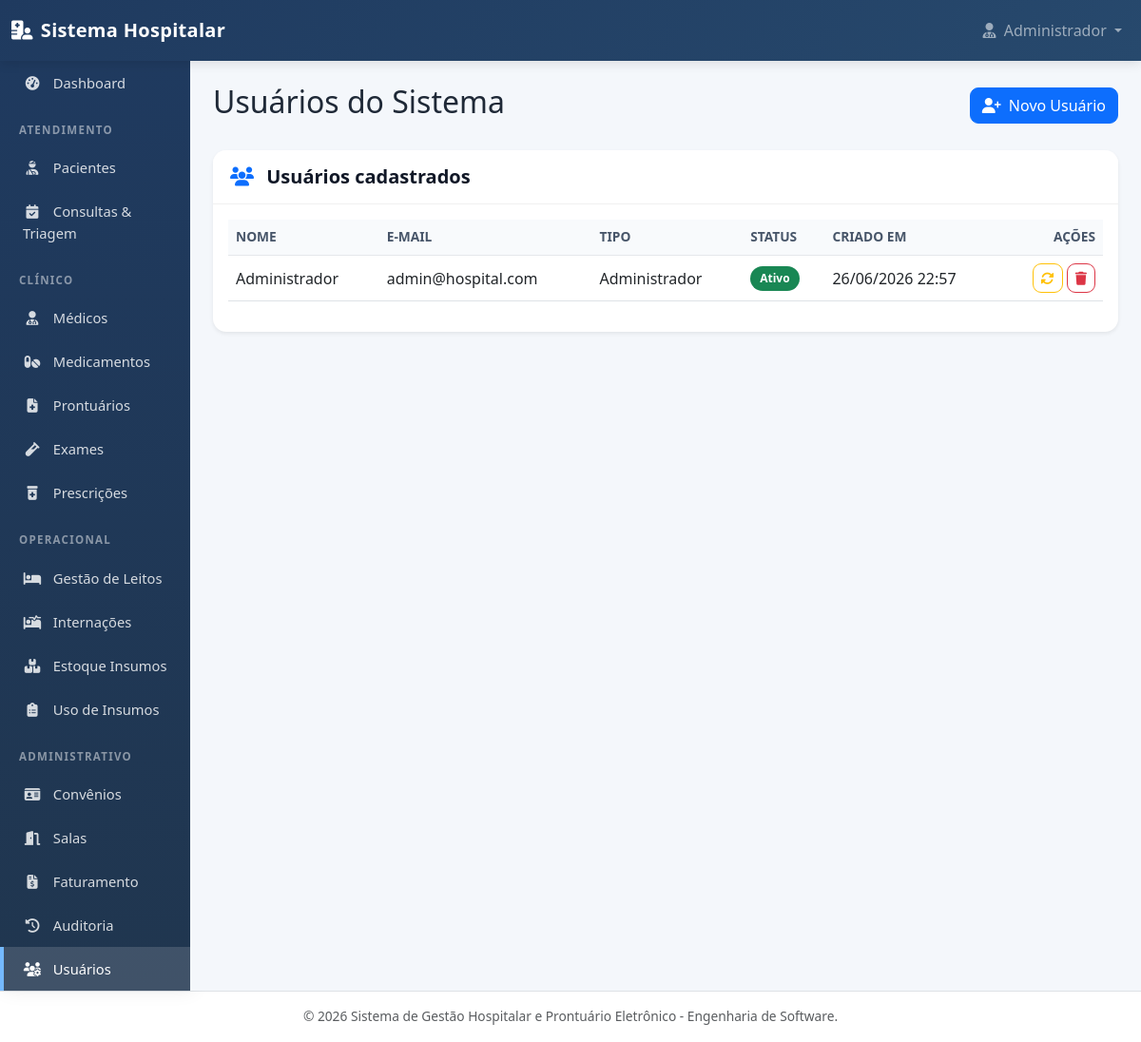
/usuarios.php (signed in), run on the app's committed database.
### tables this page shows
CREATE TABLE usuarios (
    id_usuario INT AUTO_INCREMENT PRIMARY KEY,
    nome VARCHAR(100) NOT NULL,
    email VARCHAR(120) NOT NULL UNIQUE,
    senha VARCHAR(255) NOT NULL,
    tipo_usuario VARCHAR(30) NOT NULL DEFAULT 'Recepção',
    status_usuario VARCHAR(20) NOT NULL DEFAULT 'Ativo',
    criado_em DATETIME NOT NULL DEFAULT CURRENT_TIMESTAMP
);

### usuarios.php (the view, shortened to what this page needs)
<?php
require_once __DIR__ . '/views/header.php';
$usuarios = [];
try {
    if (method_exists('Database', 'getInstance')) {
        $database = Database::getInstance();
    } else {
        $database = new Database();
    }
    $db = $database->getConnection();
    $stmt = $db->prepare("
        SELECT id_usuario, nome, email, tipo_usuario, status_usuario, criado_em
        FROM usuarios
        ORDER BY nome ASC
    ");
    $stmt->execute();
    $usuarios = $stmt->fetchAll(PDO::FETCH_ASSOC);
} catch (Throwable $e) {
    $erroUsuarios = $e->getMessage();
}
?>
<div class="d-flex justify-content-between flex-wrap flex-md-nowrap align-items-center mb-4">
    <h1 class="h2">Usuários do Sistema</h1>
    <button type="button" class="btn btn-primary" data-bs-toggle="modal" data-bs-target="#modalNovoUsuario">
        <i class="fas fa-user-plus me-1"></i> Novo Usuário
    </button>
</div>
<div class="card shadow-sm border-0">
    <div class="card-header bg-white">
        <h5 class="mb-0">
            <i class="fas fa-users me-2 text-primary"></i>
            Usuários cadastrados
        </h5>
    </div>
    <div class="card-body">
        <div class="table-responsive">
            <table class="table table-hover align-middle">
                <thead class="table-light">
                    <tr>
                        <th>Nome</th>
                        <th>E-mail</th>
                        <th>Tipo</th>
                        <th>Status</th>
                        <th>Criado em</th>
                        <th class="text-end">Ações</th>
                    </tr>
                </thead>
                <tbody>
                    <?php if (!empty($usuarios)): ?>
                        <?php foreach ($usuarios as $usuario): ?>
                            <tr>
                                <td><?php echo htmlspecialchars($usuario['nome']); ?></td>
                                <td><?php echo htmlspecialchars($usuario['email']); ?></td>
                                <td><?php echo htmlspecialchars($usuario['tipo_usuario']); ?></td>
                                <td>
                                    <?php if ($usuario['status_usuario'] === 'Ativo'): ?>
                                        <span class="badge bg-success">Ativo</span>
                                    <?php else: ?>
                                        <span class="badge bg-secondary">Inativo</span>
                                    <?php endif; ?>
                                </td>
                                <td>
                                    <?php echo date('d/m/Y H:i', strtotime($usuario['criado_em'])); ?>
                                </td>
                                <td class="text-end">
                                    <a
                                        href="processar_usuario.php?acao=alternar_status&id_usuario=<?php echo urlencode($usuario['id_usuario']); ?>"
                                        class="btn btn-sm btn-outline-warning"
                                        onclick="return confirm('Deseja alterar o status deste usuário?')"
                                    >
                                        <i class="fas fa-sync-alt"></i>
                                    </a>
                                    <a
                                        href="processar_usuario.php?acao=excluir&id_usuario=<?php echo urlencode($usuario['id_usuario']); ?>"
                                        class="btn btn-sm btn-outline-danger"
                                        onclick="return confirm('Tem certeza que deseja excluir este usuário?')"
                                    >
                                        <i class="fas fa-trash"></i>
                                    </a>
                                </td>
                            </tr>
                        <?php endforeach; ?>
                    <?php endif; ?>
                </tbody>
            </table>
        </div>
    </div>
</div>
<?php require_once __DIR__ . '/views/footer.php'; ?>

### views/header.php (style rules this page uses)
:root { --primary-color: #1f3a5f; --secondary-color: #27496d; --accent-color: #0d6efd; --bg-light: #f4f7fb; --text-dark: #1f2937; }
* { box-sizing: border-box; }
body { background-color: var(--bg-light); font-family: 'Segoe UI', Tahoma, Geneva, Verdana, sans-serif; color: var(--text-dark); }
h1, h2, h3, h4, h5 { color: #111827; font-weight: 700; }
.card { border: none; border-radius: 14px; box-shadow: 0 8px 22px rgba(15, 23, 42, 0.06); margin-bottom: 22px; overflow: hidden; }
.card-header { background-color: #ffffff; border-bottom: 1px solid rgba(0,0,0,0.06); font-weight: 700; color: var(--primary-color); padding: 16px 18px; }
.btn { border-radius: 9px; font-weight: 500; }
.table { background-color: #ffffff; }
.table thead th { font-size: 0.86rem; text-transform: uppercase; color: #475569; background-color: #f8fafc; border-bottom: 1px solid #e5e7eb; }
.badge { padding: 7px 10px; border-radius: 999px; }

### data on the page
usuarios: nome "Administrador", email "admin@hospital.com", tipo_usuario "Administrador", status_usuario "Ativo", criado_em "26/06/2026 22:57"

### other printed values
$_SESSION['nome_usuario'] "Administrador"
